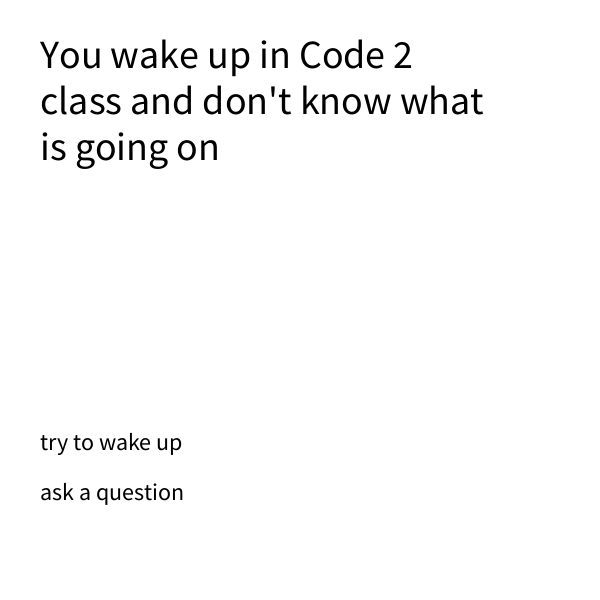
Frame 1 (no input)
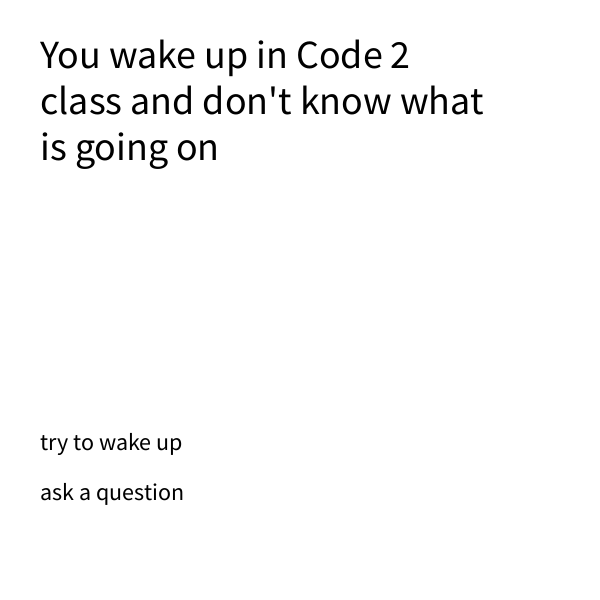
Frame 60 (the mouse pressed at the canvas centre just before this capture)
Frame 120 (the mouse held since frame 60 and released just before this capture): identical to frame 60, image omitted

The Processing sketch that drew these frames (run headless with seeded random() and noise(); from frame 60 on, the mouse is pressed at the canvas centre):

// Processing sketch: Text_Scenes_withoutClass
// ── Text_Scenes_withoutClass.pde
// state = screen
// text to display for each screen   (state representation)
// options to choose for each screen (state transitions)

// string for each text
// string for each option - corresponds to a keypress

// without class

int state = 0;

String[] descriptions = {
  "You wake up in Code 2 class and don't know what is going on",
  "your eyelids feel so heavy, and you fail to wake up",
  "you feel enlightened by the answer, but still fall asleep",
};

String[][] options = {
  {"try to wake up", "ask a question"},
  {"you sleep"},
  {"struggle to stay awake", "enjoy the sweet surrender of sleep"}
};

int[][] optionTargets = {
  {1, 2},
  {0},
  {1, 0},
};

void setup() {
  size(600, 600);
}

void draw() {
  background(255);
  textSize(40);
  fill(0);
  text(descriptions[state], 40, 40, 450, 300);
  
  textSize(24);
  int i = 0;
  for (String option : options[state]) {
    text(option, 40, 450 + i * 50);
    i++;
  }
}

void keyPressed() {
  //state = (state + 1) % descriptions.length;
  //if (keyCode == 49) {
  //  state = optionTargets[state][0];
  //}
  //if (keyCode == 50) {
  //  state = optionTargets[state][1];
  //}
  //if (keyCode == 51) {
  //  state = optionTargets[state][2];
  //}
  
  for (int i = 0; i < optionTargets[state].length; i++) {
    if (keyCode - 49 == i) {
       state = optionTargets[state][i];
    }
  }
}
